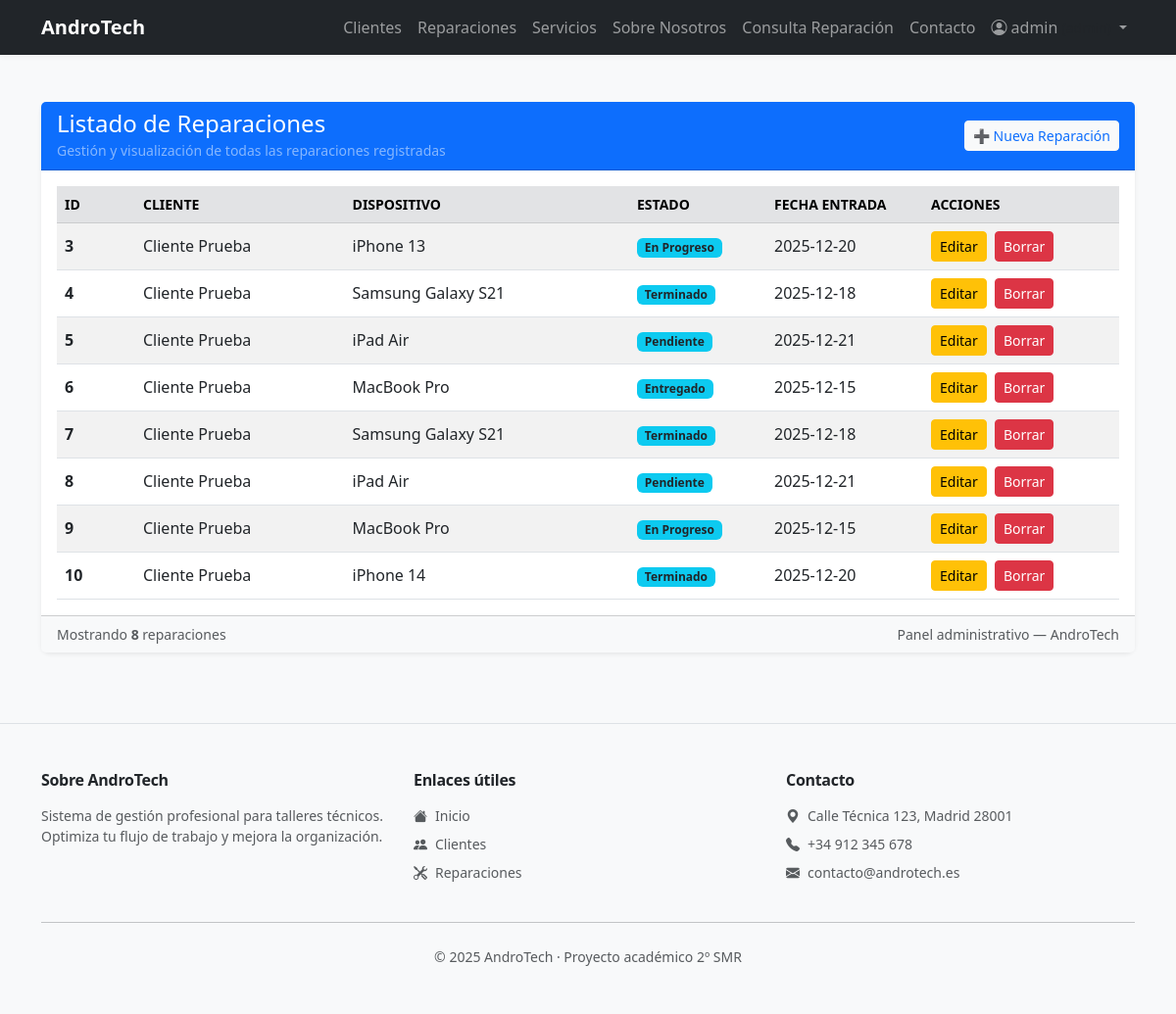
The page /reparaciones (signed in) on the database its author committed.
### tables this page shows
CREATE TABLE reparaciones (
    id INTEGER PRIMARY KEY AUTOINCREMENT,
    cliente_id INTEGER,
    dispositivo TEXT NOT NULL,
    descripcion TEXT,
    estado TEXT DEFAULT 'Pendiente',
    fecha_entrada TEXT,
    fecha_salida TEXT,
    precio REAL,
    FOREIGN KEY (cliente_id) REFERENCES clientes(id)
);

CREATE TABLE clientes (
    id INTEGER PRIMARY KEY AUTOINCREMENT,
    nombre TEXT NOT NULL,
    telefono TEXT,
    email TEXT,
    direccion TEXT
);

### app.py (the view)
@app.route("/reparaciones")
@login_required
def reparaciones():
    conn = get_db()
    sql = """
    SELECT reparaciones.*, clientes.nombre AS cliente
    FROM reparaciones
    LEFT JOIN clientes ON clientes.id = reparaciones.cliente_id
    """
    datos = conn.execute(sql).fetchall()
    conn.close()
    return render_template("reparaciones.html", reparaciones=datos)

### app.py (called while the page is built)
def get_db():
    conn = sqlite3.connect("database/andro_tech.db")
    conn.row_factory = sqlite3.Row
    return conn

def login_required(f):
    @wraps(f)
    def decorated_function(*args, **kwargs):
        if 'usuario' not in session:
            flash('Debes iniciar sesión para acceder a esta página.', 'danger')
            return redirect(url_for('login'))
        return f(*args, **kwargs)
    return decorated_function

### templates/reparaciones.html (shortened to what this page needs)
{% extends "base.html" %}
{% block content %}
<div class="row justify-content-center py-4">
    <div class="col-12">
        <div class="card shadow-sm border-0">
            <div class="card-header bg-primary text-white d-flex align-items-center justify-content-between">
                <div>
                    <h4 class="mb-0">Listado de Reparaciones</h4>
                    <small class="text-white-50">Gestión y visualización de todas las reparaciones registradas</small>
                </div>
                <div class="text-end">
                    <a href="/reparaciones/nueva" class="btn btn-light btn-sm text-primary">➕ Nueva Reparación</a>
                </div>
            </div>
            <div class="card-body">
                <div class="table-responsive">
                    <table class="table table-striped table-hover align-middle mb-0">
                        <thead class="table-secondary text-secondary small text-uppercase">
                        <tr>
                            <th scope="col" style="width:80px;">ID</th>
                            <th scope="col">Cliente</th>
                            <th scope="col">Dispositivo</th>
                            <th scope="col" style="width:140px;">Estado</th>
                            <th scope="col" style="width:160px;">Fecha entrada</th>
                            <th scope="col" style="width:200px;">Acciones</th>
                        </tr>
                        </thead>
                        <tbody>
                        {% for r in reparaciones %}
                        <tr>
                            <td class="fw-semibold">{{ r.id }}</td>
                            <td>{{ r.cliente }}</td>
                            <td>{{ r.dispositivo }}</td>
                            <td>
                                <span class="badge bg-info text-dark">{{ r.estado }}</span>
                            </td>
                            <td>{{ r.fecha_entrada }}</td>
                            <td>
                                <a href="/reparaciones/editar/{{ r.id }}" class="btn btn-warning btn-sm me-1">Editar</a>
                                {% if session.rol == 'admin' %}
                                <a href="/reparaciones/borrar/{{ r.id }}" class="btn btn-danger btn-sm"
                                   onclick="return confirm('¿Seguro que deseas borrar esta reparación?');">Borrar</a>
                                {% endif %}
                            </td>
                        </tr>
                        {% endfor %}
                        </tbody>
                    </table>
                </div>
            </div>
            <div class="card-footer bg-light small text-muted d-flex justify-content-between align-items-center">
                <div>Mostrando <strong>{{ reparaciones|length }}</strong> reparaciones</div>
                <div>Panel administrativo — AndroTech</div>
            </div>
        </div>
    </div>
</div>
{% endblock %}

### static/css/style.css (style rules this page uses)
:root { --primary: #0d6efd; --primary-600: #0b5ed7; --success: #198754; --muted: #6c757d; --bg-light: #f8f9fa; --surface: #ffffff; --soft-shadow: rgba(33,37,41,0.06); --deep-shadow: rgba(33,37,41,0.12); --text-dark: #212529; --radius: 0.6rem; --kpi-gradient: linear-gradient(135deg, rgba(13,110,253,0.06), rgba(25,135,84,0.03)); }
body { animation: fadeInGlobal .45s ease both; background-color: var(--bg-light); color: var(--text-dark); -webkit-font-smoothing:antialiased; -moz-osx-font-smoothing:grayscale; }
.card { border-radius: var(--radius); }
.card.shadow-sm { box-shadow: 0 6px 18px var(--soft-shadow); }
.btn { transition: box-shadow .18s ease, transform .12s ease, filter .12s ease; }
.table thead.table-secondary { background: rgba(0,0,0,0.03); }

### rows shown on the page
reparaciones: id "3", cliente "Cliente Prueba", dispositivo "iPhone 13", estado "En Progreso", fecha_entrada "2025-12-20"
reparaciones: id "4", cliente "Cliente Prueba", dispositivo "Samsung Galaxy S21", estado "Terminado", fecha_entrada "2025-12-18"
reparaciones: id "5", cliente "Cliente Prueba", dispositivo "iPad Air", estado "Pendiente", fecha_entrada "2025-12-21"
reparaciones: id "6", cliente "Cliente Prueba", dispositivo "MacBook Pro", estado "Entregado", fecha_entrada "2025-12-15"
reparaciones: id "7", cliente "Cliente Prueba", dispositivo "Samsung Galaxy S21", estado "Terminado", fecha_entrada "2025-12-18"
reparaciones: id "8", cliente "Cliente Prueba", dispositivo "iPad Air", estado "Pendiente", fecha_entrada "2025-12-21"
reparaciones: id "9", cliente "Cliente Prueba", dispositivo "MacBook Pro", estado "En Progreso", fecha_entrada "2025-12-15"
reparaciones: id "10", cliente "Cliente Prueba", dispositivo "iPhone 14", estado "Terminado", fecha_entrada "2025-12-20"

### other values the page prints
{{ session.usuario }} "admin"
{{ reparaciones|length }} "8"
